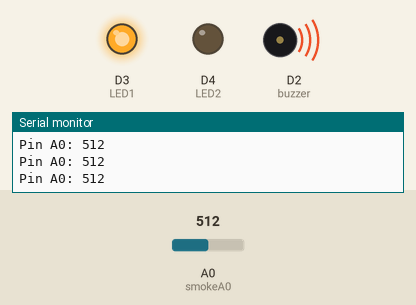
Bench run of a sketch on a simulated ESP8266 (NodeMCU). Parts: output pins drawn as LEDs (lit = HIGH), buzzer (waves = sounding), the last lines printed to the serial monitor. Inputs (shaded band) come from the test bench; at power-on: A0 (smokeA0) = 512. WiFi joins after 1.5 s; servers stay silent unless stated.

Above: at 3.0 s.
3.1 s: A0 (smokeA0) set to 214
4.6 s: A0 (smokeA0) set to 182
At 5.2 s:
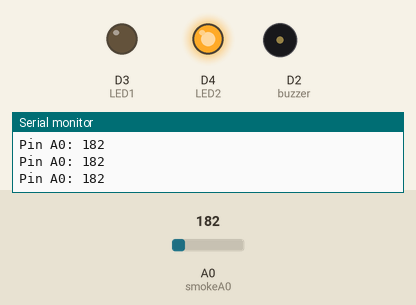
6.1 s: A0 (smokeA0) set to 210
At 6.5 s:
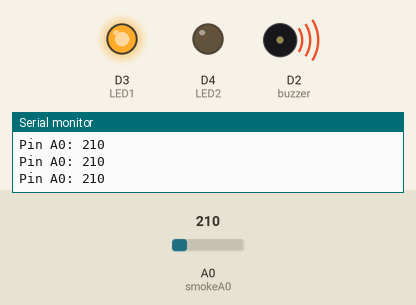
7.6 s: A0 (smokeA0) set to 190
At 7.9 s:
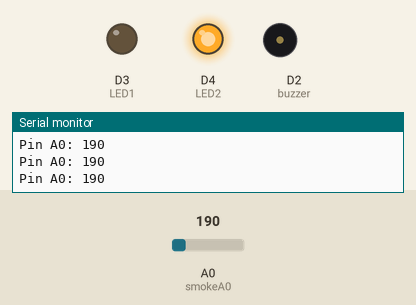
Timing chart, 0 to 10.1 s (numbered marks = the images above; inputs shaded):
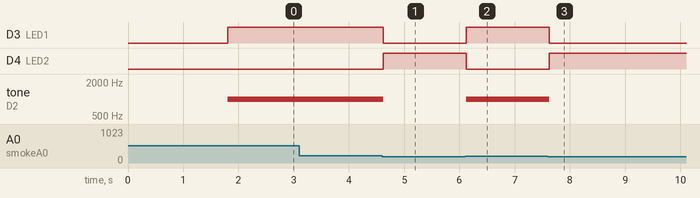

Measured:
- the behaviour switches between 201 and 200 on A0 (smokeA0) (found by bisection; images 0 and 1)
- after the input at 4.6 s, D3 (LED1): HIGH → LOW at once; D4 (LED2): LOW → HIGH at once; tone on D2 (buzzer): 1000 Hz → silent at once
- after the input at 6.1 s, D3 (LED1): LOW → HIGH at once; D4 (LED2): HIGH → LOW at once; tone on D2 (buzzer): silent → 1000 Hz at once
- after the input at 7.6 s, D3 (LED1): HIGH → LOW at once; D4 (LED2): LOW → HIGH at once; tone on D2 (buzzer): 1000 Hz → silent at once

The sketch:

sketch_feb13a.ino
```cpp
#include <Blynk.h>
#include <ESP8266WiFi.h>
#include <BlynkSimpleEsp8266.h>

char auth[] = "FDOeaN_ON3xv-JmkoW-k8EX7Eqsb4tq1";
char ssid[] = "l";
char pass[] = "12345678";

int buzzer = D2;
int LED1 = D3;
int LED2 = D4;
int smokeA0 = A0;

int sensorThres = 200;

void setup() {
pinMode(LED1, OUTPUT);
pinMode(LED2, OUTPUT);
pinMode(buzzer, OUTPUT);
pinMode(smokeA0, INPUT);

Serial.begin(9600);
Blynk.begin(auth, ssid, pass);
}

void loop() {
digitalWrite(LED2, HIGH);
digitalWrite(LED1, LOW);

int analogSensor = analogRead(smokeA0);

Serial.print("Pin A0: ");
Serial.println(analogSensor);

if (analogSensor > sensorThres)
{
tone(buzzer, 1000, 200);
digitalWrite(LED2, LOW);
digitalWrite(LED1, HIGH);

Blynk.run();
Blynk.notify("Alert: Gas leaked");
}
else
{
noTone(buzzer);
}
delay(100);
}
```
